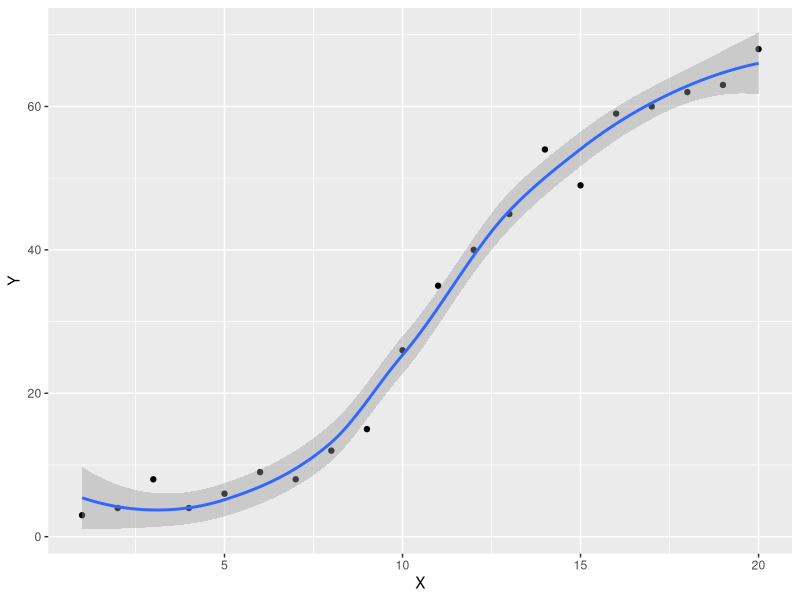
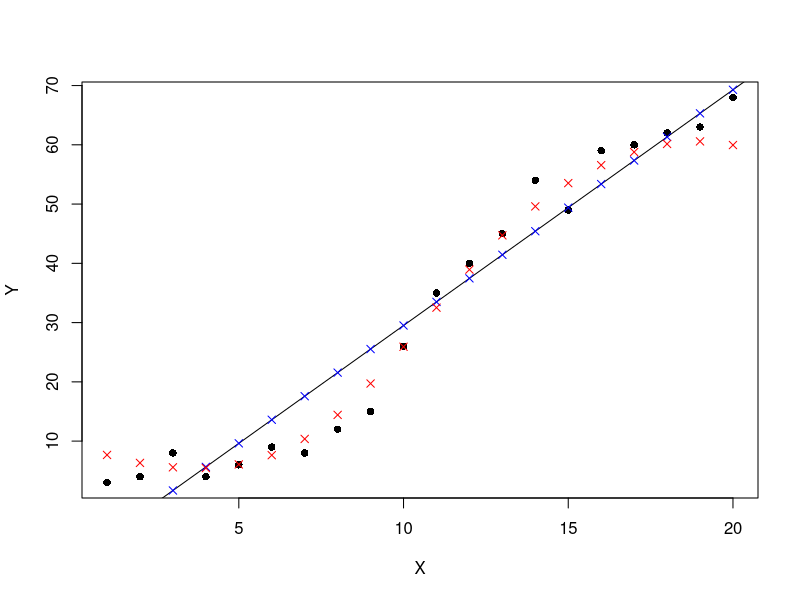
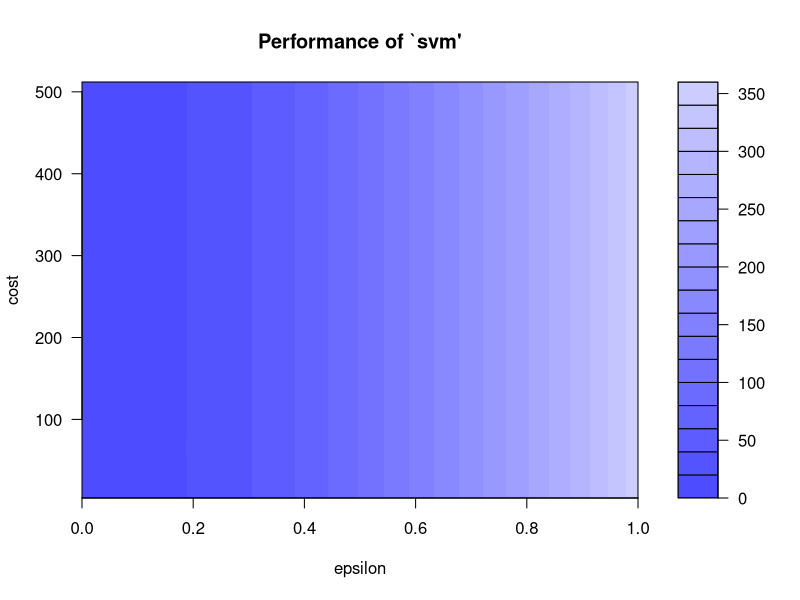
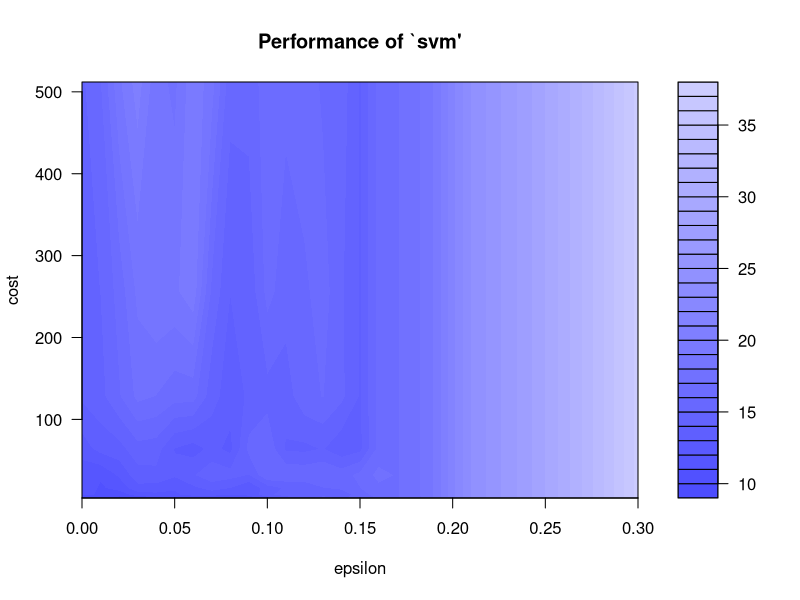
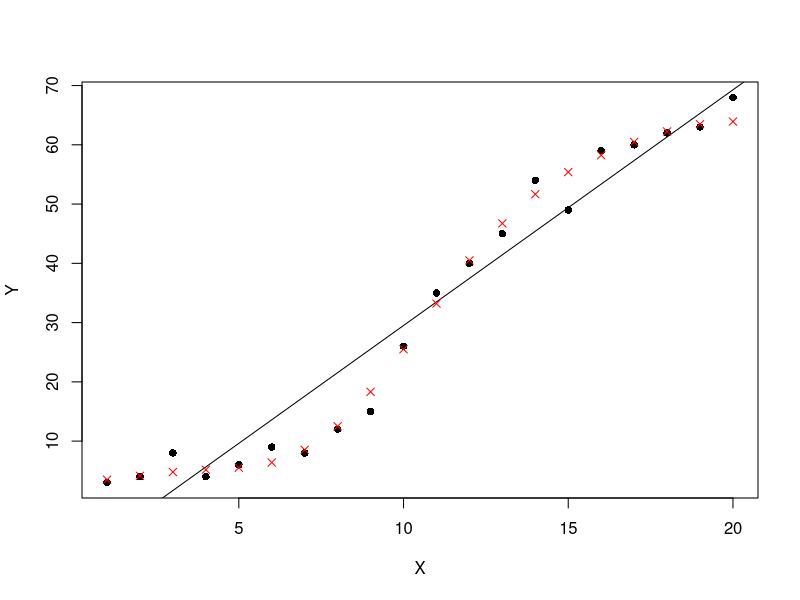

These charts were generated, in order, by the following R code:

# library packages =====================================================
library(tidyverse)
library(e1071)

# prepare data =========================================================
data <- read.csv('regression.csv', header = TRUE)
ggplot(data, aes(X, Y)) + 
  geom_point() + 
  geom_smooth(method = 'loess')

# linear regression modeling ===========================================
## model
lm_model <- lm(Y ~ X, data)
attributes(lm_model)
## predict
lm_model$fitted.values
prediecty <- predict(lm_model, data)
## plot
plot(data, pch = 16)
abline(lm_model)
points(data$X, prediecty, col = 'blue', pch = 4)
## model performance
rmse <- function(error){
  sqrt(mean(error^2))
}
rmse(lm_model$residuals)
## 均方误差=5.70

# Support Vector Regression modeling ===================================
## model
svr_model <- svm(Y ~ X, data)
attributes(svr_model)

## predict
svr_model$fitted
prediecty2 <- predict(svr_model, data)

## plot
points(data$X, svr_model$fitted, col = 'red', pch = 4)

## model performance
rmse(svr_model$residuals)
## 均方误差只有3.16，明显好于线性模型


# tuning support vector regression model ===============================
## 调参，通过设置更合适的参数，得到更好的模型
## 在得到更好的模型时，要注意过拟合问题
## grid search
tune1 <- tune(svm, Y ~ X, data = data, 
              ranges = list(epsilon = seq(0, 1, 0.1), 
                            cost = 2^(2:9)))
attributes(tune1)
print(tune1)

## best model and its performance
tune1$best.performance
tune1$best.model
## best performance:9.107908 = MSE,
## RMSE = sqrt(MSE)
sqrt(tune1$best.performance)
## 均方误差3.02，比上一个模型更好

## use best model to predict
tune1$best.model$fitted
predicty3 <- predict(tune1$best.model, data)

## plot
plot(tune1)
## the darker the better

## change the range parameter of tune, make another tune
tune2 <- tune(svm, Y ~ X, data = data, 
              ranges = list(epsilon = seq(0, 0.3, 0.01), 
                            cost = 2^(2:9)))
## best model
tune2$best.model
tune2$best.performance
tune2$best.parameters
sqrt(tune2$best.performance)

## predict
tune2$best.model$fitted
predicty4 <- predict(tune2$best.model, data)

## plot
plot(tune2)
plot(data, pch = 16)
abline(lm_model)
points(data$X, tune2$best.model$fitted, col = 'red', pch = 4)














